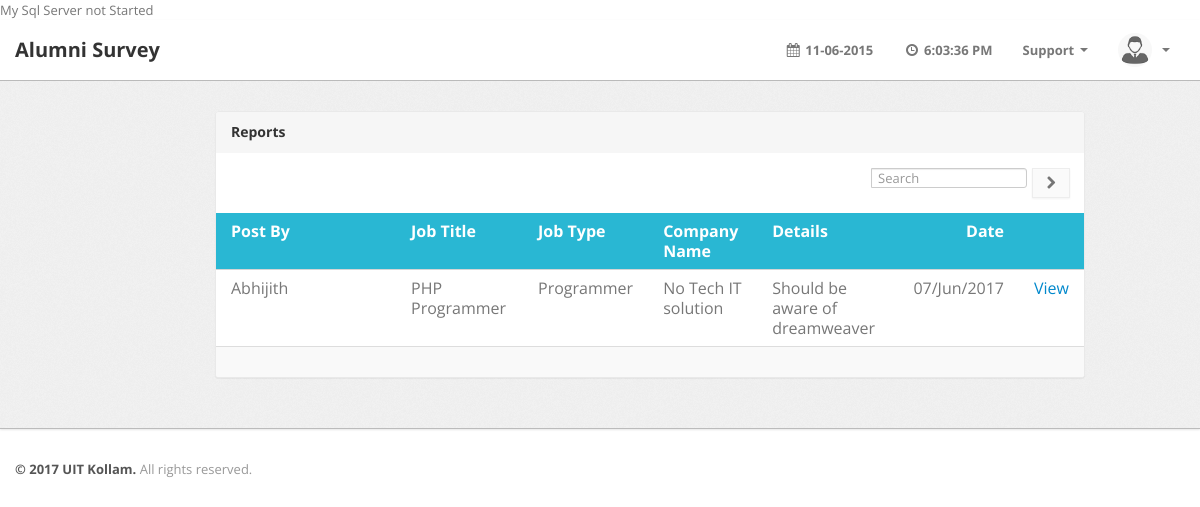
/webtestpages/viewjob.php, run on the app's committed database.
### tables this page shows
CREATE TABLE IF NOT EXISTS `tbl_jobpost` (
  `id` int(11) NOT NULL AUTO_INCREMENT,
  `post_id` int(11) NOT NULL,
  `register_no` varchar(20) NOT NULL,
  `postby` varchar(30) NOT NULL,
  `jobcode` varchar(20) NOT NULL,
  `jobtitle` varchar(20) NOT NULL,
  `jobtype` varchar(30) NOT NULL,
  `compname` varchar(30) NOT NULL,
  `compaddress` varchar(100) NOT NULL,
  `compsite` varchar(40) NOT NULL,
  `opendate` varchar(20) NOT NULL,
  `closedate` varchar(20) NOT NULL,
  `vacancy` varchar(20) NOT NULL,
  `salaray` varchar(10) NOT NULL,
  `qualif` varchar(30) NOT NULL,
  `skill` varchar(30) NOT NULL,
  `descrip` varchar(100) NOT NULL,
  `post_date` varchar(30) NOT NULL,
  PRIMARY KEY (`id`)
);

### webtestpages/viewjob.php (the view, shortened to what this page needs)
<!DOCTYPE html PUBLIC "-//W3C//DTD XHTML 1.0 Transitional//EN" "http://www.w3.org/TR/xhtml1/DTD/xhtml1-transitional.dtd">
<html xmlns="http://www.w3.org/1999/xhtml">
<head>
<head>
	<link type="text/css" href="bootstrap/css/bootstrap.min.css" rel="stylesheet">
	<link type="text/css" href="bootstrap/css/bootstrap-responsive.min.css" rel="stylesheet">
    <link type="text/css" href="bootstrap/css/datepicker.css" rel="stylesheet">
	<link type="text/css" href="css/theme.css" rel="stylesheet">
	<link type="text/css" href="images/icons/css/font-awesome.css" rel="stylesheet">
</head>
<body>
<div class="navbar navbar-fixed-top" style="position:fixed;">
		<div class="navbar-inner">
                <div class="container">
                        <a class="brand" href=".">Alumni Survey</a>
                    <div class="nav-collapse collapse navbar-inverse-collapse">
                        <ul class="nav pull-right">
                        <li><a><i class="icon-calendar"></i> 11-06-2015 </a></li>
                            <li><a><i class="icon-time"></i> <span id="clock"></span> </a></li>
                            <li class="dropdown"><a href="#" class="dropdown-toggle" data-toggle="dropdown">Support
                                <b class="caret"></b></a>
                            </li>
                            <li class="nav-user dropdown"><a href="#" class="dropdown-toggle" data-toggle="dropdown">
                                <img src="images/user.png" class="nav-avatar" />
                                <b class="caret"></b></a>
                            </li>
                        </ul>
                    </div>
                </div>
            </div>
	</div>
<div class="wrapper">
  <div class="container">
    <div class="row">
      <div class="span2">
      </div>
      <div class="span9">
        <div class="content">
          <div class="module message">
            <div class="module-head">
              <h3> Reports</h3>
            </div>
            <div class="module-option clearfix">
              <div class="pull-right">
                <div class="btn-group">
                  <div class="input-prepend">
                    <input  type="text" placeholder="Search" class="span2">
                    <button class="btn btn-default" title="Submit"><i class="icon-chevron-right"></i></button>
                  </div>
                </div> </div>
            </div>
            <div class="module-body table">
              <table class="table table-message">
                <tbody>
                  <tr class="heading">
                    <td class="cell-author hidden-phone hidden-tablet"> Post By </td>
                    <td class="cell-title"> Job Title </td>
                    <td class="cell-title"> Job Type </td>
                    <td class="cell-title"> Company Name </td>
                    <td class="cell-title"> Details </td>
                    <td class="cell-time align-right"> Date </td>
                    <td class="cell-title"></td>
                  </tr>
                   <?php
	$viewsql="SELECT register_no,postby,jobcode,jobtitle,jobtype,compname,compaddress,compsite,opendate,                			                    closedate,vacancy,salaray,qualif, skill, descrip,post_date FROM tbl_jobpost";
          $resultview=mysql_query($viewsql);
          while($rowreg=mysql_fetch_array($resultview))
          {
			?>
                  <tr>
                    <td class="cell-author hidden-phone hidden-tablet"> <?php echo $rowreg["postby"];?> </td>
                    <td class="cell-title"> <?php echo $rowreg["jobtitle"];?> </td>
                    <td class="cell-title"> <?php echo $rowreg["jobtype"];?> </td>
                    <td class="cell-title"> <?php echo $rowreg["compname"];?> </td>
                    <td class="cell-title"> <?php echo $rowreg["descrip"];?> </td>
                    <td class="cell-time align-right"> <?php echo $rowreg["post_date"];?> </td>
                    <td class="cell-title">  <a href="viewjobdetail.php?id=<?php echo $rowreg["register_no"];?>" > View </td></a>
                  </tr>
               <?php
		  }
		  ?>
                </tbody>
              </table>
            </div>
            <div class="module-foot">
            </div>
          </div>
        </div>
      </div>
    </div>
  </div>
</div>
<div class="footer">
  <div class="container"><b class="copyright">&copy; 2017 UIT Kollam.</b> All rights reserved.</div>
</div>
</body>
</html>

### data on the page
tbl_jobpost: postby "Abhijith", jobtitle "PHP Programmer", jobtype "Programmer", compname "No Tech IT solution", descrip "Should be aware of dreamweaver", post_date "07/Jun/2017"
